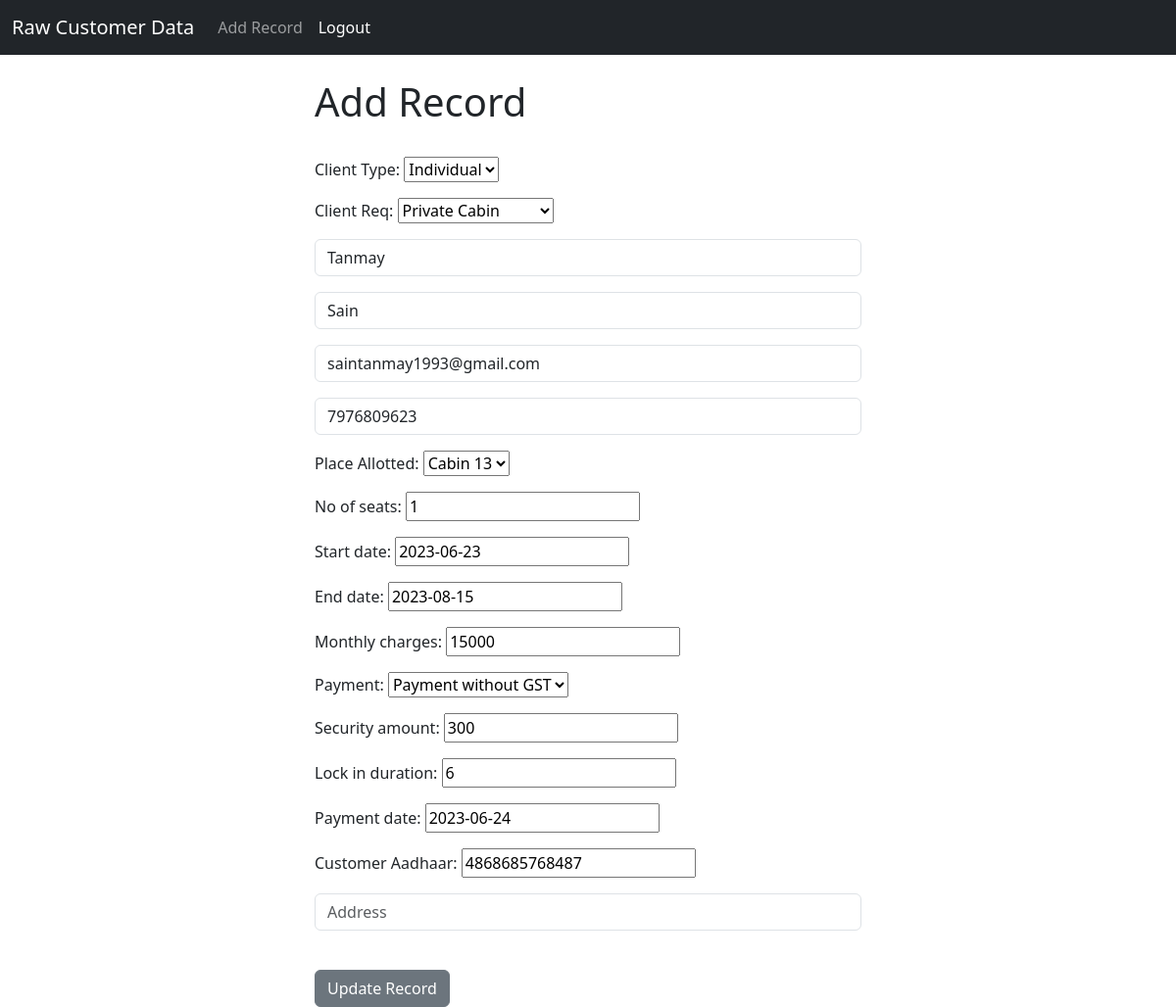
/update/1 (signed in), run on the app's committed database.
### customers/models.py (models this page shows, shortened)
class Customer(models.Model):
    client_Type = models.ForeignKey(ClientType, on_delete=models.CASCADE)
    client_Req = models.ForeignKey(ClientReq,on_delete=models.CASCADE)
    first_name = models.CharField(max_length=100, null=False)
    last_name = models.CharField(max_length=100)
    email = models.EmailField(unique=True)
    phone = models.CharField(max_length=20)
    Place_Allotted = models.ForeignKey(Cabin, on_delete=models.CASCADE)
    no_of_seats = models.IntegerField(default=0)
    start_date = models.DateField()
    end_date = models.DateField()
    monthly_charges = models.IntegerField(default=0)
    payment = models.ForeignKey(Payment, on_delete=models.CASCADE)
    security_amount = models.IntegerField(default=0)
    Lock_in_duration = models.CharField(max_length=100)
    payment_date = models.DateField()
    customer_Aadhaar = models.CharField(max_length=50)

### customers/views.py (the view)
# urls.py: path('update/<int:pk>', views.update_record, name='update_record'),
def update_record(request, pk):
	if request.user.is_authenticated:
		current_record = Customer.objects.get(id=pk)
		form = AddRecordForm(request.POST or None, instance=current_record)
		if form.is_valid():
			form.save()
			messages.success(request, "Record Has Been Updated!")
			return redirect('index')
		return render(request, 'update_record.html', {'form':form})
	else:
		messages.success(request, "You Must Be Logged In...")
		return redirect('index')

### customers/forms.py
class AddRecordForm(forms.ModelForm):
    first_name = forms.CharField(required=True, widget=forms.widgets.TextInput(attrs={"placeholder":"First Name", "class":"form-control"}), label="")
    last_name = forms.CharField(required=True, widget=forms.widgets.TextInput(attrs={"placeholder":"Last Name", "class":"form-control"}), label="")
    email = forms.CharField(required=True, widget=forms.widgets.TextInput(attrs={"placeholder":"Email", "class":"form-control"}), label="")
    phone = forms.CharField(required=True, widget=forms.widgets.TextInput(attrs={"placeholder":"Phone", "class":"form-control"}), label="")
    address = forms.CharField(required=True, widget=forms.widgets.TextInput(attrs={"placeholder":"Address", "class":"form-control"}), label="")
    class Meta:
     model = Customer
     exclude = ("user",)

### customers/models.py (called while the page is built)
    def __str__(self):
        return self.type

    def __str__(self):
        return self.type

    def __str__(self):
        return self.type

    def __str__(self):
        return self.Cabin_Studio

### customers/templates/update_record.html (shortened to what this page needs)
{% extends 'base.html' %}
{% block content %}
<div class="col-md-6 offset-md-3">
<h1>Add Record</h1>
<br/>
<form method="POST">
	{{ form.as_p }}
<br/>
  <button type="submit" class="btn btn-secondary">Update Record</button>
</form>
</div>
{% endblock %}

### data on the page
Customer: client_Type "Individual", client_Req "Private Cabin", first_name "Tanmay", last_name "Sain", email "saintanmay1993@gmail.com", phone "7976809623", Place_Allotted "Cabin 13", no_of_seats "1", start_date "2023-06-23", end_date "2023-08-15", monthly_charges "15000", payment "Payment without GST", security_amount "300", Lock_in_duration "6", payment_date "2023-06-24", customer_Aadhaar "4868685768487"
